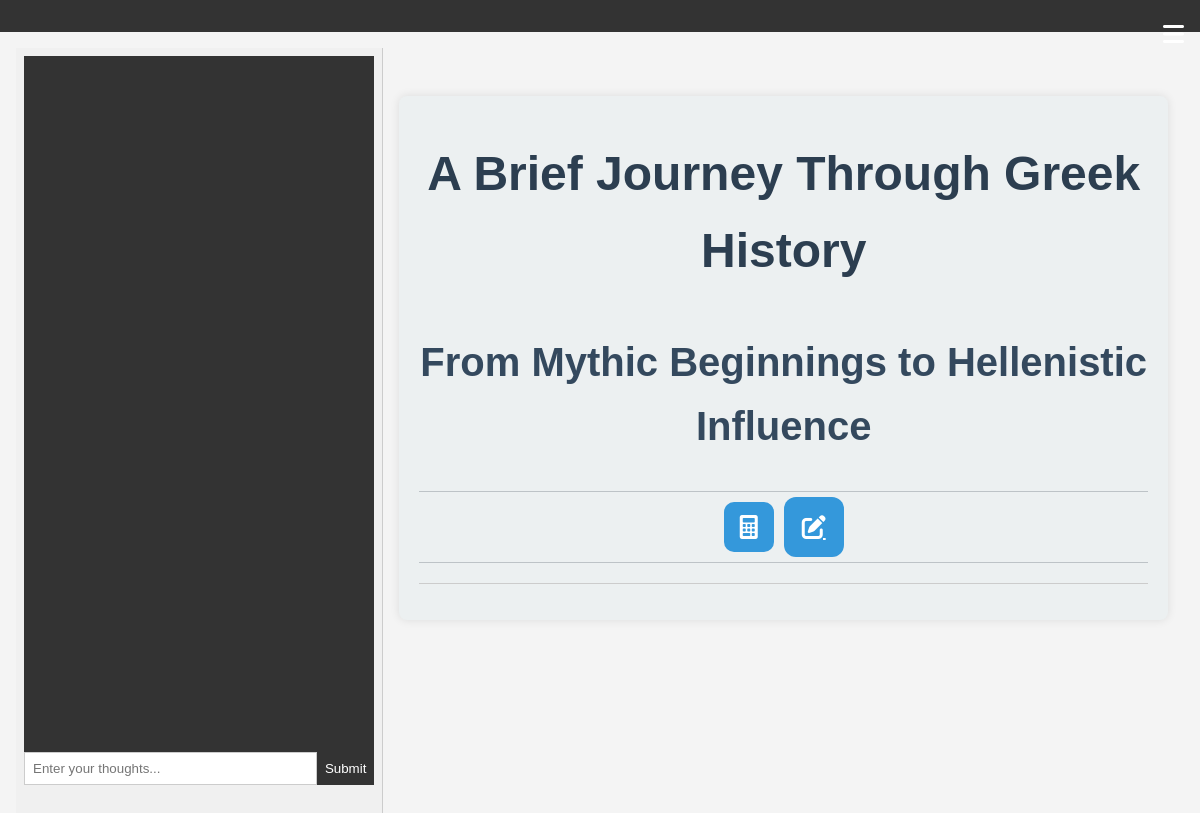
/article/1 (signed in), run on the app's committed database.
### tables this page shows
CREATE TABLE articles (
    id INTEGER PRIMARY KEY AUTOINCREMENT,
    title TEXT NOT NULL DEFAULT '',
    subtitle TEXT NOT NULL DEFAULT '',
    content TEXT NOT NULL DEFAULT '',
    tldr TEXT NOT NULL DEFAULT '',
    saved_title TEXT NOT NULL DEFAULT '',
    saved_subtitle TEXT NOT NULL DEFAULT '',
    saved_content TEXT NOT NULL DEFAULT '',
    author_id INTEGER NOT NULL,
    created TIMESTAMP DEFAULT CURRENT_TIMESTAMP,
    draft BOOLEAN DEFAULT TRUE,
    last_saved TIMESTAMP DEFAULT CURRENT_TIMESTAMP,
    blog_id INTEGER NOT NULL DEFAULT 0, evaluation TEXT NOT NULL DEFAULT '', score INTEGER NOT NULL DEFAULT 0,
    FOREIGN KEY (blog_id) REFERENCES blogs (id)
);

### app.py (the view)
@app.route('/article/<int:article_id>', methods=('GET',))
def view_article(article_id):
    conn = get_db_connection()
    article = conn.execute('SELECT * FROM articles WHERE id = ?', (article_id,)).fetchone()
    author = conn.execute('SELECT username FROM users WHERE id = ?', (article['author_id'],)).fetchone()
    if article is None:
        return render_template('article_not_found.html')
    if article['DRAFT']:
        if article['user_id'] != session.get('user_id'):
            return 'You are not authorized to view this draft!', 403
        return render_template('draft_article.html', article=article)
    blog_id = conn.execute('SELECT blog_id FROM articles WHERE id = ?', (article_id,)).fetchone()
    conn.close()
    if session.get('user_id') != article['author_id']:
        article['evaluation'] = None
    return render_template('article.html', article=article, blog_id=blog_id, author=author, user_id = session.get('user_id'))

### data.py (called while the page is built)
def get_db_connection():
    conn = sqlite3.connect(DATABASE)
    conn.row_factory = sqlite3.Row
    return conn

### templates/article.html (shortened to what this page needs)
{% extends 'base.html' %}
{% block content %}
<article>
  <h1>{{ article.title }}</h1>
  <h2>{{ article.subtitle }}</h2>
  <div class="toolbar">
    {% if article.author_id == user_id %}
      <button id="evaluate-btn" class="btn" title="Evaluate"><i class="fas fa-calculator"></i></button>
      <a href="{{ url_for('draft_article', article_id=article.id) }}" class="btn" title="Edit Article"><i class="fas fa-edit"></i></a>
    {% endif %}
  </div>
  <footer>
  </footer>
</article>
{% endblock %}

### static/style.css (style rules this page uses)
body { font-family: Arial, sans-serif; margin: 0; padding: 0; background-color: #f4f4f4; line-height: 1.6; }
h1, h2, h3 { margin-top: 0; }
article { margin-bottom: 2rem; }
footer { margin-top: 2rem; padding-top: 1rem; border-top: 1px solid #ccc; text-align: right; font-size: 0.9em; color: #666; }

### templates/base.html (style rules this page uses)
body { display: flex; flex-direction: column; min-height: 100vh; margin: 0; }

### templates/article.html (style rules this page uses)
h1, h2 { text-align: center; margin-top: 20px; }
h1 { font-size: 3em; font-weight: bold; color: #2c3e50; }
h2 { font-size: 2.5em; font-weight: bold; color: #34495e; }
article { padding: 20px; max-width: 800px; margin: 0 auto; background-color: #ecf0f1; border-radius: 8px; box-shadow: 0 0 10px rgba(0, 0, 0, 0.1); }
footer { text-align: right; margin-top: 20px; font-size: 0.9em; color: #95a5a6; }
.toolbar { display: flex; justify-content: center; align-items: center; margin: 15px 0; border-top: 1px solid #bdc3c7; border-bottom: 1px solid #bdc3c7; }
.btn { font-size: 24px; padding: 5px; margin: 5px; cursor: pointer; border: none; border-radius: 20%; background-color: #3498db; color: white; display: inline-flex; justify-content: center; align-items: center; width: 50px; height: 50px; }

### data on the page
articles: title "A Brief Journey Through Greek History", subtitle "From Mythic Beginnings to Hellenistic Influence"
